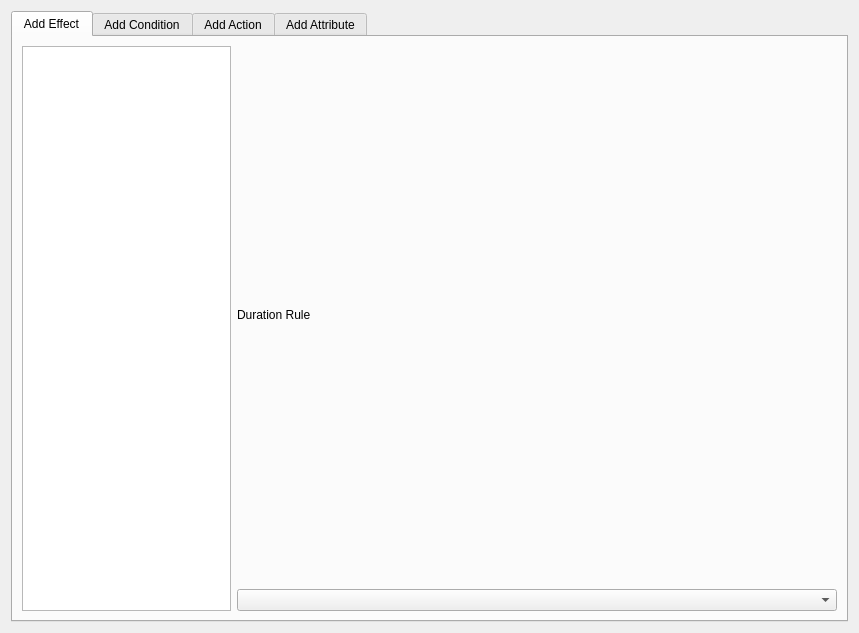
<?xml version="1.0" encoding="UTF-8"?>
<ui version="4.0">
 <class>Form</class>
 <widget class="QWidget" name="Form">
  <property name="geometry">
   <rect>
    <x>0</x>
    <y>0</y>
    <width>859</width>
    <height>633</height>
   </rect>
  </property>
  <property name="windowTitle">
   <string>Form</string>
  </property>
  <layout class="QHBoxLayout" name="horizontalLayout_3">
   <item>
    <widget class="QTabWidget" name="tabWidget">
     <property name="currentIndex">
      <number>0</number>
     </property>
     <widget class="QWidget" name="Effect">
      <attribute name="title">
       <string>Add Effect</string>
      </attribute>
      <layout class="QHBoxLayout" name="horizontalLayout">
       <item>
        <widget class="QListView" name="listView"/>
       </item>
       <item>
        <layout class="QVBoxLayout" name="verticalLayout">
         <item>
          <widget class="QLabel" name="label">
           <property name="text">
            <string>Duration Rule</string>
           </property>
          </widget>
         </item>
         <item>
          <widget class="QComboBox" name="comboBox">
           <property name="minimumSize">
            <size>
             <width>600</width>
             <height>0</height>
            </size>
           </property>
          </widget>
         </item>
        </layout>
       </item>
      </layout>
     </widget>
     <widget class="QWidget" name="Condition">
      <attribute name="title">
       <string>Add Condition</string>
      </attribute>
      <layout class="QHBoxLayout" name="horizontalLayout_5"/>
     </widget>
     <widget class="QWidget" name="Action">
      <attribute name="title">
       <string>Add Action</string>
      </attribute>
      <layout class="QHBoxLayout" name="horizontalLayout_4"/>
     </widget>
     <widget class="QWidget" name="Attribute">
      <attribute name="title">
       <string>Add Attribute</string>
      </attribute>
      <layout class="QHBoxLayout" name="horizontalLayout_2"/>
     </widget>
    </widget>
   </item>
  </layout>
 </widget>
 <resources/>
 <connections/>
</ui>
